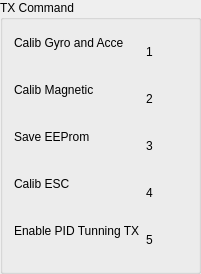
            <widget class="QGroupBox" name="groupBox_tx_command">
             <property name="minimumSize">
              <size>
               <width>150</width>
               <height>0</height>
              </size>
             </property>
             <property name="title">
              <string>TX Command</string>
             </property>
             <layout class="QFormLayout" name="formLayout_3">
              <item row="0" column="0">
               <widget class="QLabel" name="lbl_calib_gyro">
                <property name="text">
                 <string>Calib Gyro and Acce</string>
                </property>
               </widget>
              </item>
              <item row="0" column="1">
               <widget class="QLabel" name="lbl_show_calib_gyro">
                <property name="minimumSize">
                 <size>
                  <width>41</width>
                  <height>41</height>
                 </size>
                </property>
                <property name="text">
                 <string>1</string>
                </property>
               </widget>
              </item>
              <item row="1" column="0">
               <widget class="QLabel" name="lbl_calib_mag">
                <property name="text">
                 <string>Calib Magnetic</string>
                </property>
               </widget>
              </item>
              <item row="1" column="1">
               <widget class="QLabel" name="lbl_show_calib_mag">
                <property name="minimumSize">
                 <size>
                  <width>41</width>
                  <height>41</height>
                 </size>
                </property>
                <property name="text">
                 <string>2</string>
                </property>
               </widget>
              </item>
              <item row="2" column="0">
               <widget class="QLabel" name="lbl_save_ee">
                <property name="text">
                 <string>Save EEProm</string>
                </property>
               </widget>
              </item>
              <item row="2" column="1">
               <widget class="QLabel" name="lbl_show_save_ee">
                <property name="minimumSize">
                 <size>
                  <width>41</width>
                  <height>41</height>
                 </size>
                </property>
                <property name="text">
                 <string>3</string>
                </property>
               </widget>
              </item>
              <item row="3" column="0">
               <widget class="QLabel" name="lbl_calib_esc">
                <property name="text">
                 <string>Calib ESC</string>
                </property>
               </widget>
              </item>
              <item row="3" column="1">
               <widget class="QLabel" name="lbl_show_calib_esc">
                <property name="minimumSize">
                 <size>
                  <width>41</width>
                  <height>41</height>
                 </size>
                </property>
                <property name="text">
                 <string>4</string>
                </property>
               </widget>
              </item>
              <item row="4" column="0">
               <widget class="QLabel" name="lbl_enable_pid">
                <property name="text">
                 <string>Enable PID Tunning TX</string>
                </property>
               </widget>
              </item>
              <item row="4" column="1">
               <widget class="QLabel" name="lbl_show_enable_pid">
                <property name="minimumSize">
                 <size>
                  <width>41</width>
                  <height>41</height>
                 </size>
                </property>
                <property name="text">
                 <string>5</string>
                </property>
               </widget>
              </item>
             </layout>
             <zorder>lbl_show_enable_pid</zorder>
             <zorder>lbl_save_ee</zorder>
             <zorder>lbl_show_save_ee</zorder>
             <zorder>lbl_show_calib_gyro</zorder>
             <zorder>lbl_calib_mag</zorder>
             <zorder>lbl_show_calib_mag</zorder>
             <zorder>lbl_show_calib_esc</zorder>
             <zorder>lbl_calib_gyro</zorder>
             <zorder>lbl_calib_esc</zorder>
             <zorder>lbl_enable_pid</zorder>
            </widget>
